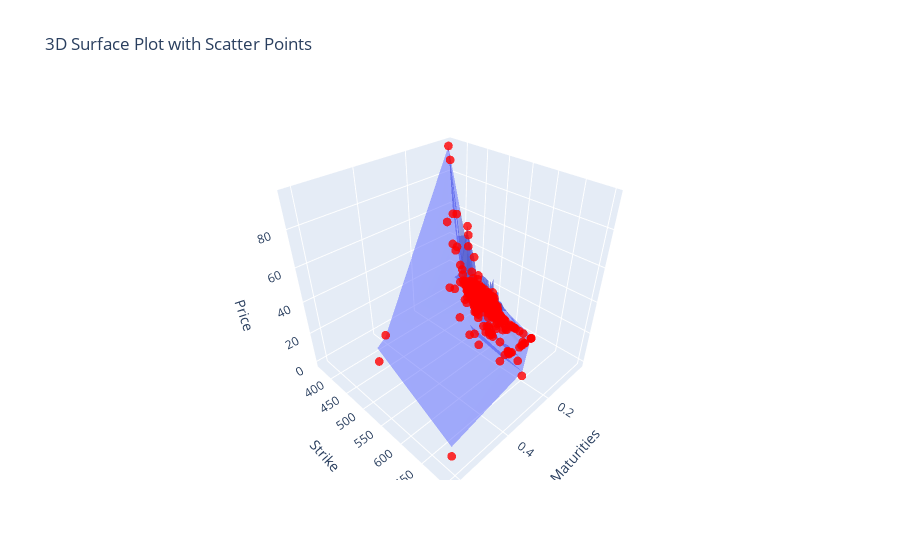

The cell this chart's notebook holds for it:
### Code cell
# Visualization
fig = go.Figure(data = [go.Mesh3d(z=traded_options['MARKET_PRICE'], x=traded_options['MATURITIES'], y=traded_options['STRIKE'], colorscale='Viridis', opacity=0.55)])

# Add scatter plot
fig.add_trace(go.Scatter3d(z=traded_options['HESTON_PRICE'], x=traded_options['MATURITIES'], y=traded_options['STRIKE'], mode='markers', marker=dict(size=3, color='red', opacity=0.8)))

# Update layout
fig.update_layout(title='3D Surface Plot with Scatter Points', scene=dict(xaxis_title='Maturities', yaxis_title='Strike', zaxis_title='Price'))

# Show the figure
fig.show()

### Figure 1 — Plotly figure (JSON) as saved in the notebook; plotly's stock layout.template omitted (floating-point values rounded to 4 significant figures; data arrays with more than 128 entries replaced by an {"elided": "..."} marker saying what was removed)
{"data": [{"colorscale": [[0, "#440154"], [0.1111, "#482878"], [0.2222, "#3e4989"], [0.3333, "#31688e"], [0.4444, "#26828e"], [0.5556, "#1f9e89"], [0.6667, "#35b779"], [0.7778, "#6ece58"], [0.8889, "#b5de2b"], [1, "#fde725"]], "opacity": 0.55, "type": "mesh3d", "x": {"elided": "303 float values"}, "y": {"elided": "303 float values"}, "z": {"elided": "303 float values"}}, {"marker": {"color": "red", "opacity": 0.8, "size": 3}, "mode": "markers", "type": "scatter3d", "x": {"elided": "303 float values"}, "y": {"elided": "303 float values"}, "z": {"elided": "303 float values"}}], "layout": {"scene": {"xaxis": {"title": {"text": "Maturities"}}, "yaxis": {"title": {"text": "Strike"}}, "zaxis": {"title": {"text": "Price"}}}, "title": {"text": "3D Surface Plot with Scatter Points"}}}
